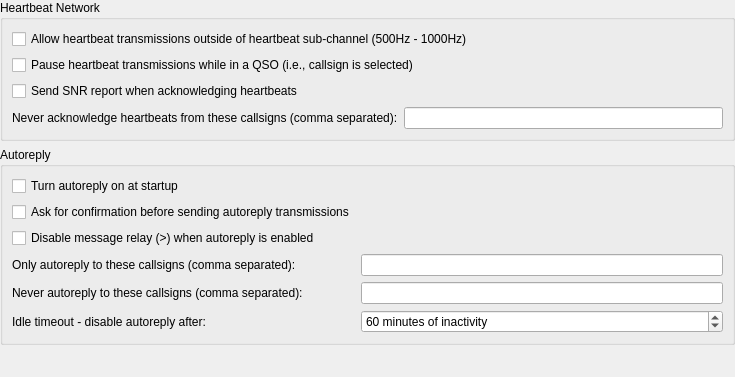
             <widget class="QWidget" name="scrollAreaWidgetContents_8">
              <property name="geometry">
               <rect>
                <x>0</x>
                <y>0</y>
                <width>735</width>
                <height>377</height>
               </rect>
              </property>
              <layout class="QVBoxLayout" name="verticalLayout_16">
               <property name="leftMargin">
                <number>0</number>
               </property>
               <property name="topMargin">
                <number>0</number>
               </property>
               <property name="rightMargin">
                <number>0</number>
               </property>
               <property name="bottomMargin">
                <number>0</number>
               </property>
               <item>
                <widget class="QGroupBox" name="groupBox_13">
                 <property name="title">
                  <string>Heartbeat Network</string>
                 </property>
                 <layout class="QVBoxLayout" name="verticalLayout_34">
                  <item>
                   <widget class="QCheckBox" name="heartbeat_anywhere_check_box">
                    <property name="text">
                     <string>Allow heartbeat transmissions outside of heartbeat sub-channel (500Hz - 1000Hz)</string>
                    </property>
                   </widget>
                  </item>
                  <item>
                   <widget class="QCheckBox" name="heartbeat_qso_pause_check_box">
                    <property name="text">
                     <string>Pause heartbeat transmissions while in a QSO (i.e., callsign is selected)</string>
                    </property>
                   </widget>
                  </item>
                  <item>
                   <widget class="QCheckBox" name="heartbeat_ack_snr_check_box">
                    <property name="visible">
                     <bool>false</bool>
                    </property>
                    <property name="text">
                     <string>Send SNR report when acknowledging heartbeats</string>
                    </property>
                   </widget>
                  </item>
                  <item>
                   <layout class="QFormLayout" name="formLayout_16">
                    <property name="fieldGrowthPolicy">
                     <enum>QFormLayout::FieldGrowthPolicy::ExpandingFieldsGrow</enum>
                    </property>
                    <property name="formAlignment">
                     <set>Qt::AlignmentFlag::AlignLeading|Qt::AlignmentFlag::AlignLeft|Qt::AlignmentFlag::AlignTop</set>
                    </property>
                    <property name="bottomMargin">
                     <number>0</number>
                    </property>
                    <item row="0" column="0">
                     <widget class="QLabel" name="label_26">
                      <property name="text">
                       <string>Never acknowledge heartbeats from these callsigns (comma separated):</string>
                      </property>
                     </widget>
                    </item>
                    <item row="0" column="1">
                     <widget class="QLineEdit" name="hb_blacklist_line_edit"/>
                    </item>
                   </layout>
                  </item>
                 </layout>
                </widget>
               </item>
               <item>
                <widget class="QGroupBox" name="groupBox_9">
                 <property name="title">
                  <string>Autoreply</string>
                 </property>
                 <layout class="QFormLayout" name="formLayout">
                  <item row="0" column="0">
                   <widget class="QCheckBox" name="autoreply_on_check_box">
                    <property name="text">
                     <string>Turn autoreply on at startup</string>
                    </property>
                   </widget>
                  </item>
                  <item row="2" column="0">
                   <widget class="QCheckBox" name="relay_disabled_check_box">
                    <property name="text">
                     <string>Disable message relay (&gt;) when autoreply is enabled</string>
                    </property>
                   </widget>
                  </item>
                  <item row="3" column="0">
                   <widget class="QLabel" name="label_23">
                    <property name="text">
                     <string>Only autoreply to these callsigns (comma separated):</string>
                    </property>
                   </widget>
                  </item>
                  <item row="3" column="1">
                   <widget class="QLineEdit" name="auto_whitelist_line_edit"/>
                  </item>
                  <item row="4" column="0">
                   <widget class="QLabel" name="label_15">
                    <property name="text">
                     <string>Never autoreply to these callsigns (comma separated):</string>
                    </property>
                   </widget>
                  </item>
                  <item row="4" column="1">
                   <widget class="QLineEdit" name="auto_blacklist_line_edit"/>
                  </item>
                  <item row="5" column="0">
                   <widget class="QLabel" name="label_10">
                    <property name="text">
                     <string>Idle timeout - disable autoreply after:</string>
                    </property>
                    <property name="buddy">
                     <cstring>tx_watchdog_spin_box</cstring>
                    </property>
                   </widget>
                  </item>
                  <item row="5" column="1">
                   <widget class="QSpinBox" name="tx_watchdog_spin_box">
                    <property name="toolTip">
                     <string>&lt;html&gt;&lt;head/&gt;&lt;body&gt;&lt;p&gt;Number of minutes before unattended heartbeat transmissions are aborted.&lt;/p&gt;&lt;/body&gt;&lt;/html&gt;</string>
                    </property>
                    <property name="specialValueText">
                     <string>Disabled</string>
                    </property>
                    <property name="suffix">
                     <string> minutes of inactivity</string>
                    </property>
                    <property name="prefix">
                     <string/>
                    </property>
                    <property name="minimum">
                     <number>0</number>
                    </property>
                    <property name="maximum">
                     <number>1440</number>
                    </property>
                    <property name="singleStep">
                     <number>1</number>
                    </property>
                    <property name="value">
                     <number>60</number>
                    </property>
                   </widget>
                  </item>
                  <item row="1" column="0">
                   <widget class="QCheckBox" name="autoreply_confirmation_check_box">
                    <property name="text">
                     <string>Ask for confirmation before sending autoreply transmissions</string>
                    </property>
                   </widget>
                  </item>
                 </layout>
                </widget>
               </item>
               <item>
                <spacer name="verticalSpacer_18">
                 <property name="orientation">
                  <enum>Qt::Orientation::Vertical</enum>
                 </property>
                 <property name="sizeHint" stdset="0">
                  <size>
                   <width>20</width>
                   <height>220</height>
                  </size>
                 </property>
                </spacer>
               </item>
              </layout>
             </widget>
